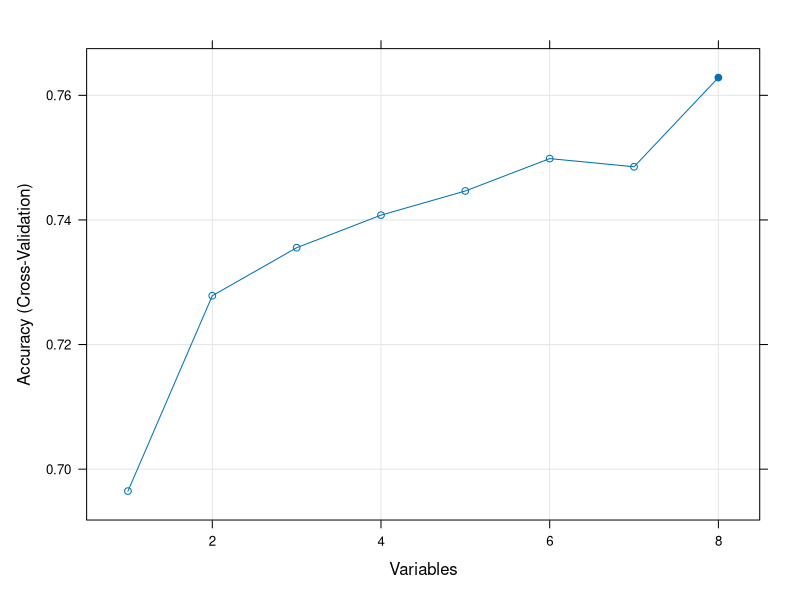

The R script that drew this image:
library(caret)
library(mlbench)
data(PimaIndiansDiabetes)

#相关性
cormatrix <- cor(PimaIndiansDiabetes[,1:8])
highcor <- findCorrelation(cormatrix,cutoff = 0.5)
print(highcor)

#重要性排序
library(pROC)
control <- trainControl(method="repeatedcv", number=10, repeats=3) 
model <- train(diabetes~.,data=PimaIndiansDiabetes, method="lvq", preProc = c("center", "scale"),trControl = control)  
importance <- varImp(model, scale=FALSE)  
print(importance) 

#自动feature selection
control <- rfeControl(functions = rfFuncs,method = 'cv',number = 10)
results <- rfe(PimaIndiansDiabetes[,1:8],PimaIndiansDiabetes[,9],sizes = c(1:8),rfeControl = control)
print(results)
predictors(results)
plot(results,type=c('g','o'))
